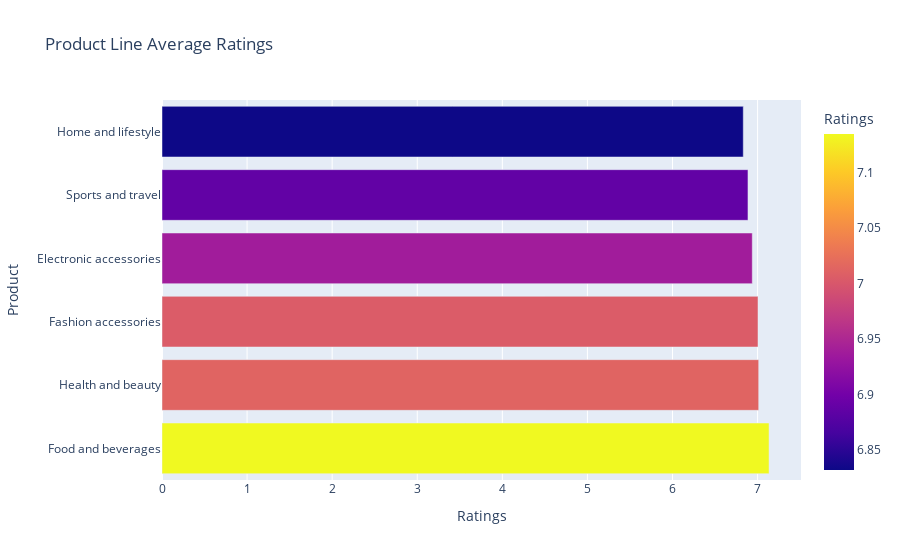

The notebook cell saved with this chart:
### Code cell
ProductRating = data.groupby('Product line')['Rating'].mean().sort_values(ascending=False)

col = {
    'Product' : ProductRating.index,
    'Ratings' : ProductRating.values
}
ProductRating = pd.DataFrame(col)

fig = px.bar(ProductRating, x='Ratings', y='Product', title='Product Line Average Ratings', color="Ratings", orientation='h')
save_fig("Product_Line_Average_Ratings")
fig.show()

### Figure 1 — Plotly figure (JSON) as saved in the notebook; plotly's stock layout.template omitted (floating-point values rounded to 4 significant figures)
{"data": [{"alignmentgroup": "True", "hovertemplate": "Ratings=%{marker.color}<br>Product=%{y}<extra></extra>", "legendgroup": "", "marker": {"color": [7.135, 7.013, 7.005, 6.938, 6.887, 6.832], "coloraxis": "coloraxis", "pattern": {"shape": ""}}, "name": "", "offsetgroup": "", "orientation": "h", "showlegend": false, "textposition": "auto", "type": "bar", "x": [7.135, 7.013, 7.005, 6.938, 6.887, 6.832], "xaxis": "x", "y": ["Food and beverages", "Health and beauty", "Fashion accessories", "Electronic accessories", "Sports and travel", "Home and lifestyle"], "yaxis": "y"}], "layout": {"barmode": "relative", "coloraxis": {"colorbar": {"title": {"text": "Ratings"}}, "colorscale": [[0, "#0d0887"], [0.1111, "#46039f"], [0.2222, "#7201a8"], [0.3333, "#9c179e"], [0.4444, "#bd3786"], [0.5556, "#d8576b"], [0.6667, "#ed7953"], [0.7778, "#fb9f3a"], [0.8889, "#fdca26"], [1, "#f0f921"]]}, "legend": {"tracegroupgap": 0}, "title": {"text": "Product Line Average Ratings"}, "xaxis": {"anchor": "y", "domain": [0, 1], "title": {"text": "Ratings"}}, "yaxis": {"anchor": "x", "domain": [0, 1], "title": {"text": "Product"}}}}
